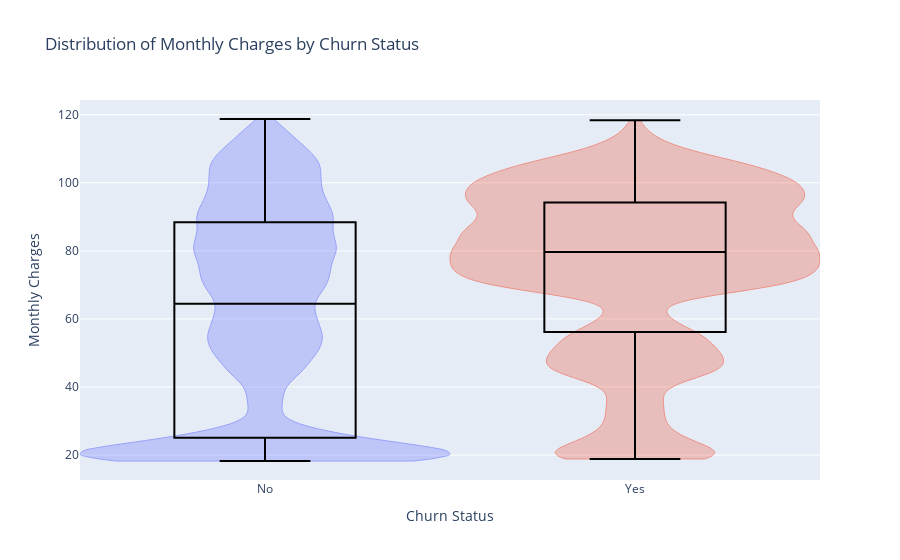

The code cell stored with this chart in its notebook:
### Code cell
pandas_data_analyst.get_plotly_graph()

### Figure 1 — Plotly figure (JSON) as saved in the notebook; plotly's stock layout.template omitted (floating-point values rounded to 4 significant figures; data arrays with more than 128 entries replaced by an {"elided": "..."} marker saying what was removed)
{"data": [{"bandwidth": 3, "box": {"visible": false}, "line": {"width": 1}, "meanline": {"visible": false}, "name": "No", "opacity": 0.6, "points": false, "showlegend": false, "spanmode": "hard", "type": "violin", "x": {"elided": "5174 str values"}, "y": {"elided": "5174 float values"}}, {"bandwidth": 3, "box": {"visible": false}, "line": {"width": 1}, "meanline": {"visible": false}, "name": "Yes", "opacity": 0.6, "points": false, "showlegend": false, "spanmode": "hard", "type": "violin", "x": {"elided": "1869 str values"}, "y": {"elided": "1869 float values"}}, {"boxpoints": "outliers", "fillcolor": "rgba(0,0,0,0)", "line": {"color": "black"}, "marker": {"color": "black"}, "name": "No", "showlegend": false, "type": "box", "whiskerwidth": 0.5, "x": {"elided": "5174 str values"}, "y": {"elided": "5174 float values"}}, {"boxpoints": "outliers", "fillcolor": "rgba(0,0,0,0)", "line": {"color": "black"}, "marker": {"color": "black"}, "name": "Yes", "showlegend": false, "type": "box", "whiskerwidth": 0.5, "x": {"elided": "1869 str values"}, "y": {"elided": "1869 float values"}}], "layout": {"boxmode": "overlay", "title": {"text": "Distribution of Monthly Charges by Churn Status"}, "violingap": 0, "violingroupgap": 0, "violinmode": "overlay", "xaxis": {"title": {"text": "Churn Status"}}, "yaxis": {"title": {"text": "Monthly Charges"}}}}
